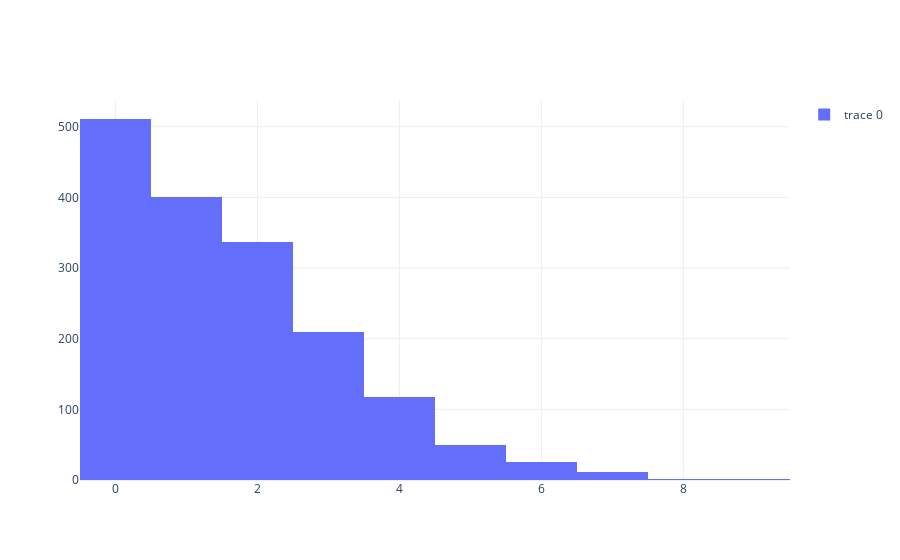

The notebook cell this image was saved under:
### Code cell
show_plot([make_hist(n_ovlps_for_each_read, bin_size=1)])

### Figure 1 — Plotly figure (JSON) as saved in the notebook; plotly's stock layout.template omitted (floating-point values rounded to 4 significant figures; data arrays with more than 128 entries replaced by an {"elided": "..."} marker saying what was removed)
{"data": [{"showlegend": true, "type": "histogram", "x": {"elided": "1665 int values"}, "xbins": {"size": 1}}], "layout": {"hovermode": "closest", "xaxis": {"showgrid": true}, "yaxis": {"showgrid": true}}}
